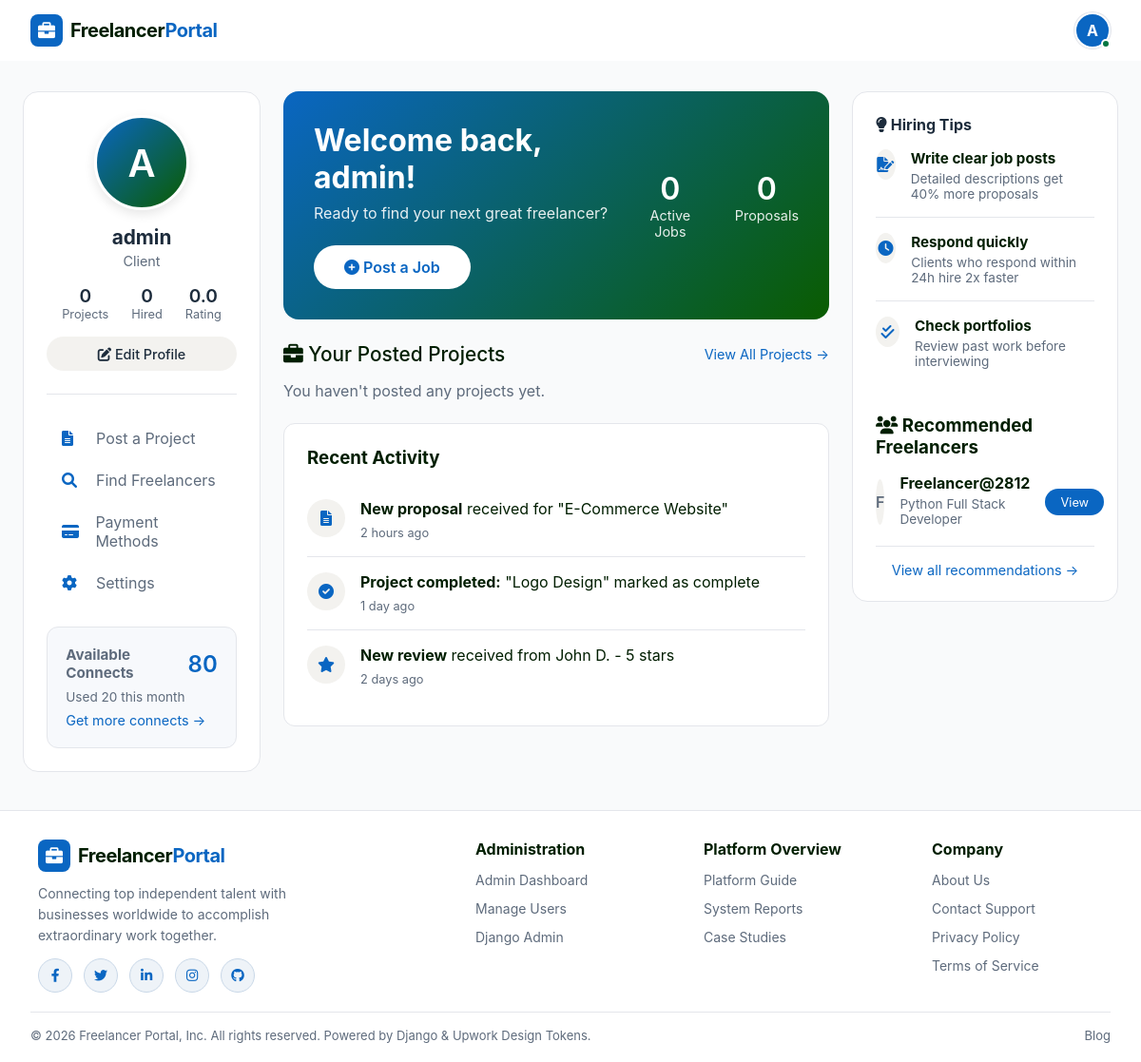
/client/dashboard/ (signed in), run on the app's committed database.
### accounts/models.py (models this page shows, shortened)
class User(AbstractUser):
    ROLE_CHOICES = (
        ('client', 'Client'),
        ('freelancer', 'Freelancer'),
    )
    username = models.CharField(max_length=150, unique=True)
    email = models.EmailField(unique=True)
    phone = models.CharField(max_length=15, unique=True)
    role = models.CharField(max_length=20, choices=ROLE_CHOICES)
    is_verified = models.BooleanField(default=False)  # ✅ ADD THIS
    USERNAME_FIELD = 'email'
    REQUIRED_FIELDS = ['username', 'phone']
    @property
    def get_profile_picture(self):
        try:
            if hasattr(self, 'freelancerprofile') and self.freelancerprofile.profile_picture:
                return self.freelancerprofile.profile_picture
        except Exception:
            pass
        return None

### freelancer/models.py (models this page shows, shortened)
class FreelancerProfile(models.Model):
    user = models.OneToOneField(User, on_delete=models.CASCADE)
    profile_picture = models.URLField(blank=True, null=True)
    title = models.CharField(max_length=150, blank=True)
    bio = models.TextField(blank=True)
    experience_level = models.CharField(max_length=50, choices=[
        ('beginner', 'Beginner'),
        ('intermediate', 'Intermediate'),
        ('expert', 'Expert'),
    ], blank=True)
    hourly_rate = models.DecimalField(max_digits=10, decimal_places=2, blank=True, null=True)
    skills = models.TextField(blank=True, help_text="Comma separated skills")
    education = models.TextField(blank=True)
    work_experience = models.TextField(blank=True)
    portfolio_link = models.URLField(blank=True)
    github_link = models.URLField(blank=True)
    linkedin = models.URLField(blank=True)
    country = models.CharField(max_length=100, blank=True)
    city = models.CharField(max_length=100, blank=True)
    is_available = models.BooleanField(default=True)
    is_basic_completed = models.BooleanField(default=False)
    is_professional_completed = models.BooleanField(default=False)
    is_portfolio_completed = models.BooleanField(default=False)
    profile_views = models.IntegerField(default=0)
    created_at = models.DateTimeField(auto_now_add=True)

### client/views.py (the view)
# urls.py: path("dashboard/", views.client_dashboard, name="client_dashboard"),
@client_required
def client_dashboard(request):
    client_jobs = Job.objects.filter(client=request.user).order_by('-created_at')
    active_jobs_count = client_jobs.count()
    proposals_count = Proposal.objects.filter(job__client=request.user).count()
    recommended_freelancers = User.objects.filter(role="freelancer")[:5]
    for job in client_jobs:
        job.proposal_count = Proposal.objects.filter(job=job).count()
        job.status = 'Open'  # Assuming all jobs are 'Open' for now
    return render(request, "client/dashboard.html", {
        "client_jobs": client_jobs,
        "active_jobs_count": active_jobs_count,
        "proposals_count": proposals_count,
        "recommended_freelancers": recommended_freelancers,
    })

### accounts/context_processors.py (called while the page is built)
def notifications(request):
    if request.user.is_authenticated:
        user_notifications = Notification.objects.filter(user=request.user).order_by('-created_at')[:10]
        unread_count = Notification.objects.filter(user=request.user, is_read=False).count()
        return {
            'notifications': user_notifications,
            'unread_notifications_count': unread_count
        }
    return {
        'notifications': [],
        'unread_notifications_count': 0
    }

### templates/client/dashboard.html (shortened to what this page needs)
{% load static %}
<!DOCTYPE html>
<html>
<head>
    <link rel="stylesheet" href="https://cdnjs.cloudflare.com/ajax/libs/font-awesome/6.0.0/css/all.min.css">
</head>
<body>
{% include 'includes/header.html' %}
<div class="dashboard-container">
    <div class="left-sidebar">
        <div class="profile-summary">
            <div class="profile-avatar">
                {{ request.user.username|first|upper }}
            </div>
            <h3>{{ request.user.username }}</h3>
            <div class="profile-title">Client</div>
            <div class="profile-stats">
                <div class="stat">
                    <div class="stat-value">{{ active_jobs_count }}</div>
                    <div class="stat-label">Projects</div>
                </div>
                <div class="stat">
                    <div class="stat-value">0</div>
                    <div class="stat-label">Hired</div>
                </div>
                <div class="stat">
                    <div class="stat-value">0.0</div>
                    <div class="stat-label">Rating</div>
                </div>
            </div>
            <a href="{% url 'accounts:my_profile' %}" class="edit-profile-btn" style="display: block; text-decoration: none;">
                <i class="fas fa-edit"></i> Edit Profile
            </a>
        </div>
        <div class="quick-links">
            <a href="{% url 'client:create_job' %}" class="quick-link">
                <i class="fas fa-file-alt"></i>
                <span>Post a Project</span>
            </a>
            <a href="{% url 'client:all_freelancers' %}" class="quick-link">
                <i class="fas fa-search"></i>
                <span>Find Freelancers</span>
            </a>
            <a href="#" class="quick-link">
                <i class="fas fa-credit-card"></i>
                <span>Payment Methods</span>
            </a>
            <a href="{% url 'accounts:my_profile' %}" class="quick-link">
                <i class="fas fa-cog"></i>
                <span>Settings</span>
            </a>
        </div>
        <div class="connects-card">
            <div class="connects-header">
                <h4>Available Connects</h4>
                <span class="connects-count">80</span>
            </div>
            <p style="color: #5e6b7c; font-size: 0.85rem;">Used 20 this month</p>
            <a href="#" class="get-connects">Get more connects →</a>
        </div>
    </div>
    <div class="main-content">
        <div class="welcome-banner">
            <div class="welcome-text">
                <h1>Welcome back, {{ request.user.username }}!</h1>
                <p>Ready to find your next great freelancer?</p>
                <a href="{% url 'client:create_job' %}" class="post-job-btn" style="text-decoration: none; display: inline-block;">
                    <i class="fas fa-plus-circle"></i> Post a Job
                </a>
            </div>
            <div class="stats-cards">
                <div class="stat-card">
                    <div class="number">{{ active_jobs_count }}</div>
                    <div class="label">Active Jobs</div>
                </div>
                <div class="stat-card">
                    <div class="number">{{ proposals_count }}</div>
                    <div class="label">Proposals</div>
                </div>
            </div>
        </div>
        <div>
            <div class="section-header">
                <h2><i class="fas fa-briefcase"></i> Your Posted Projects</h2>
                <a href="#" class="view-all">View All Projects →</a>
            </div>
            <div class="projects-grid">
                {% if client_jobs %}
                {% for job in client_jobs %}
                <div class="project-card">
                    <div class="project-header">
                        <div class="project-title">
                            <h4>{{ job.title }}</h4>
                            <span class="project-status status-open">{{ job.status }}</span>
                        </div>
                    </div>
                    <div class="project-meta">
                        <span><i class="fas fa-tag"></i> {{ job.budget }}</span>
                        <span><i class="fas fa-clock"></i> Posted {{ job.created_at|timesince }} ago</span>
                    </div>
                    <p style="color: #5e6b7c; font-size: 0.9rem; margin-bottom: 1rem;">
                        {{ job.description|truncatechars:100 }}
                    </p>
                    <div class="proposals">
                        <span class="proposals-count">{{ job.proposal_count }} proposals</span>
                        <a href="{% url 'client:job_detail' job.id %}" class="view-proposals">View →</a>
                    </div>
                </div>
                {% endfor %}
                {% else %}
                <p style="color: #5e6b7c;">You haven't posted any projects yet.</p>
                {% endif %}
            </div>
        </div>
        <div class="activity-feed">
            <h3 style="margin-bottom: 1rem;">Recent Activity</h3>
            <div class="activity-item">
                <div class="activity-icon">
                    <i class="fas fa-file-alt"></i>
                </div>
                <div class="activity-content">
                    <p><strong>New proposal</strong> received for "E-Commerce Website"</p>
                    <span class="activity-time">2 hours ago</span>
                </div>
            </div>
            <div class="activity-item">
                <div class="activity-icon">
                    <i class="fas fa-check-circle"></i>
                </div>
                <div class="activity-content">
                    <p><strong>Project completed:</strong> "Logo Design" marked as complete</p>
                    <span class="activity-time">1 day ago</span>
                </div>
            </div>
            <div class="activity-item">
                <div class="activity-icon">
                    <i class="fas fa-star"></i>
                </div>
                <div class="activity-content">
                    <p><strong>New review</strong> received from John D. - 5 stars</p>
                    <span class="activity-time">2 days ago</span>
                </div>
            </div>
        </div>
    </div>
    <div class="right-sidebar">
        <div class="hiring-tips">
            <h3><i class="fas fa-lightbulb"></i> Hiring Tips</h3>
            <div class="tip-item">
                <div class="tip-icon">
                    <i class="fas fa-file-signature"></i>
                </div>
                <div class="tip-content">
                    <h4>Write clear job posts</h4>
                    <p>Detailed descriptions get 40% more proposals</p>
                </div>
            </div>
            <div class="tip-item">
                <div class="tip-icon">
                    <i class="fas fa-clock"></i>
                </div>
                <div class="tip-content">
                    <h4>Respond quickly</h4>
                    <p>Clients who respond within 24h hire 2x faster</p>
                </div>
            </div>
            <div class="tip-item">
                <div class="tip-icon">
                    <i class="fas fa-check-double"></i>
                </div>
                <div class="tip-content">
                    <h4>Check portfolios</h4>
                    <p>Review past work before interviewing</p>
                </div>
            </div>
        </div>
        <div class="recommended-freelancers">
            <h3><i class="fas fa-users"></i> Recommended Freelancers</h3>
            {% for freelancer in recommended_freelancers %}
            <div class="freelancer-card">
                <div class="freelancer-avatar">{{ freelancer.username|make_list|first|upper }}</div>
                <div class="freelancer-info">
                    <h4>{{ freelancer.username }}</h4>
                    <div class="freelancer-skill">{{ freelancer.freelancerprofile.title|default:"Freelancer" }}</div>
                </div>
                <a href="{% url 'accounts:view_profile' freelancer.id %}" class="hire-btn" style="text-decoration: none; text-align: center;">View</a>
            </div>
            {% empty %}
            <p style="color: #5e6b7c; font-size: 0.9rem;">No recommendations available.</p>
            {% endfor %}
            <a href="{% url 'client:all_freelancers' %}" style="color: #0a66c2; text-decoration: none; font-size: 0.9rem; display: block; margin-top: 1rem; text-align: center;">
                View all recommendations →
            </a>
        </div>
    </div>
</div>
{% include 'includes/footer.html' %}
</body>
</html>

### templates/includes/header.html (shortened to what this page needs)
{% load static %}
<header class="upwork-header">
  <div class="upwork-header-container">
    <div class="upwork-header-left">
      {% if request.user.is_authenticated %}
        {% if request.user.is_superuser %}
          <a href="{% url 'accounts:admin_home' %}" class="upwork-logo">
        {% elif request.user.role == 'client' %}
          <a href="{% url 'client:client_home' %}" class="upwork-logo">
        {% else %}
          <a href="{% url 'freelancer:freelancer_home' %}" class="upwork-logo">
        {% endif %}
      {% else %}
        <a href="{% url 'home' %}" class="upwork-logo">
      {% endif %}
        <span class="logo-icon"><i class="fas fa-briefcase"></i></span>
        <span class="logo-text">Freelancer<span class="logo-accent">Portal</span></span>
      </a>
    </div>
    <div class="upwork-header-right">
      {% if request.user.is_authenticated %}
      <div class="upwork-user-menu" onclick="toggleUpworkMenu(event)">
        <div class="user-avatar-circle" style="display: flex; align-items: center; justify-content: center; font-weight: 700; font-size: 16px; background: #0a66c2; color: white;">
          {% if request.user.get_profile_picture %}
          <img src="{{ request.user.get_profile_picture }}" alt="{{ request.user.username }}" style="width: 100%; height: 100%; object-fit: cover;">
          {% else %}
          {{ request.user.username|slice:":1"|upper }}
          {% endif %}
        </div>
        <span class="online-status-dot"></span>
      </div>
      {% else %}
      <a href="{% url 'accounts:login' %}" class="upwork-btn-link">Log In</a>
      <a href="{% url 'accounts:select_role' %}" class="upwork-btn-primary">Sign Up</a>
      {% endif %}
    </div>
  </div>
</header>
<link rel="stylesheet" href="https://cdnjs.cloudflare.com/ajax/libs/font-awesome/6.0.0/css/all.min.css" />

### templates/includes/header.html (style rules this page uses)
* { box-sizing: border-box; margin: 0; padding: 0; }
body { background-color: #f9fafb; font-family: 'Inter', -apple-system, BlinkMacSystemFont, "Segoe UI", Roboto, sans-serif; color: #001e00; }
.upwork-header { background: #ffffff; border-bottom: none; position: sticky; top: 0; z-index: 1000; height: 64px; display: flex; align-items: center; box-shadow: none; }
.upwork-header-container { width: 100%; max-width: 1400px; margin: 0 auto; padding: 0 32px; display: flex; justify-content: space-between; align-items: center; }
.upwork-header-left { display: flex; align-items: center; gap: 32px; }
.upwork-logo { display: flex; align-items: center; gap: 8px; text-decoration: none; }
.logo-icon { background: #0a66c2; color: #ffffff; width: 34px; height: 34px; border-radius: 8px; display: flex; align-items: center; justify-content: center; font-size: 18px; }
.logo-text { font-size: 20px; font-weight: 700; color: #001e00; letter-spacing: -0.5px; }
.logo-accent { color: #0a66c2; }
.upwork-header-right { display: flex; align-items: center; gap: 16px; }
.upwork-user-menu { position: relative; cursor: pointer; }
.user-avatar-circle { width: 38px; height: 38px; border-radius: 50%; background: #0a66c2; color: white; display: flex; align-items: center; justify-content: center; font-size: 16px; font-weight: 600; overflow: hidden; border: 2px solid #ffffff; box-shadow: 0 0 0 1px #e4e6eb; }
.online-status-dot { position: absolute; bottom: 0; right: 0; width: 10px; height: 10px; background: #057642; border: 2px solid #ffffff; border-radius: 50%; }

### data on the page
User: user.username "A", user.username|first "A", user.username "admin"
User: username|make_list "F", username "Freelancer@2812", freelancerprofile "Python Full Stack Developer"

### other printed values
{{ active_jobs_count }} "0"
{{ proposals_count }} "0"
